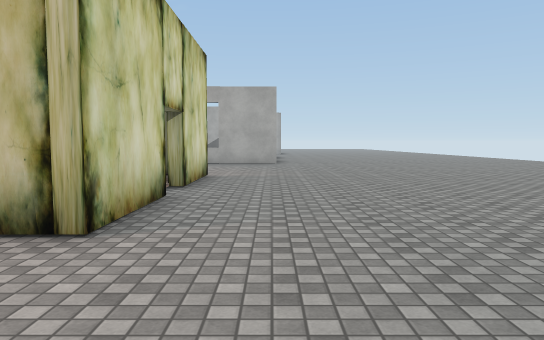
view 1 (above)

24 first-person views from a walk through a scene from a Unity 3-D project. The camera is 1.4 m above the floor, tilts 4° down and sees 70° across. Doors are open. The floor is counted in squares, 2 m on a side. Each view is taken from the middle of a square. On the plan, view 1 faces up. The plan holds only what a view shows up to about 11 squares ahead; the rest is blank. The place goes on beyond the plan. The player character is not drawn. Some surface patterns are stand-ins.

view 2
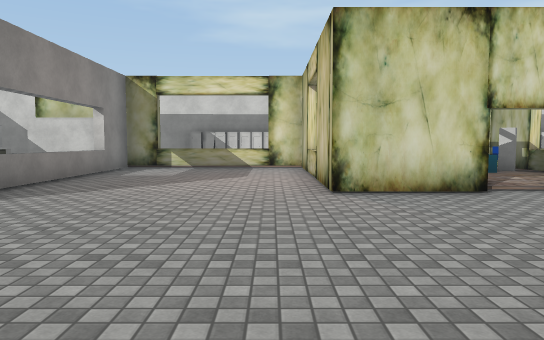

view 3
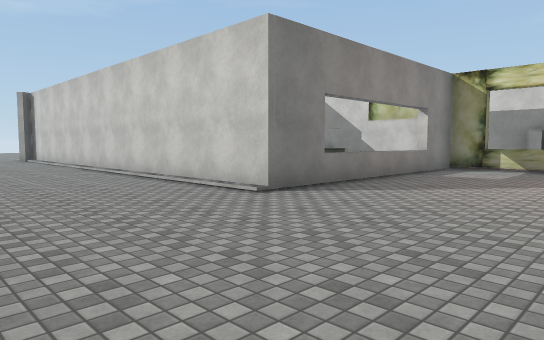

view 4
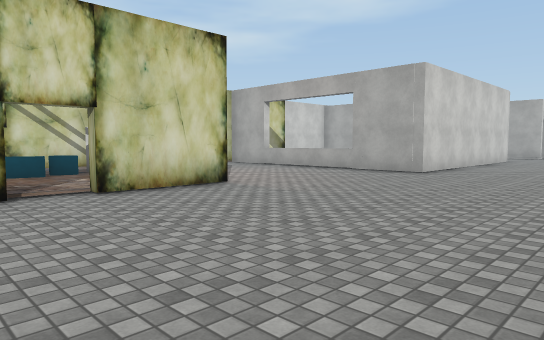

view 5
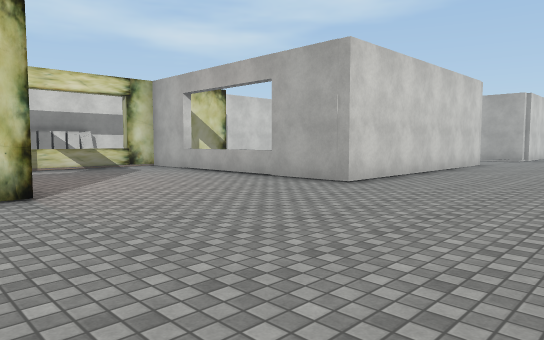

view 6
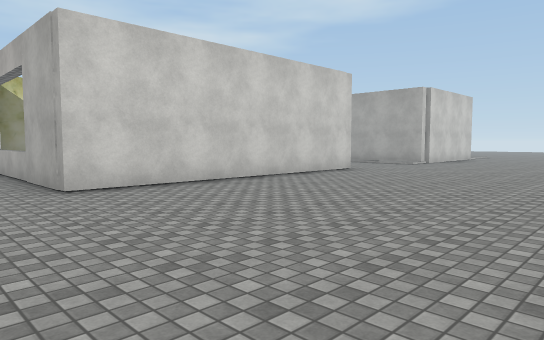

view 7
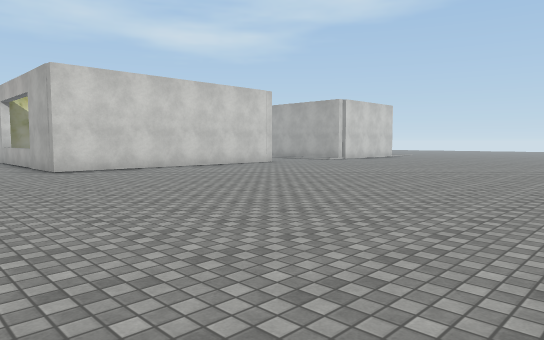

view 8
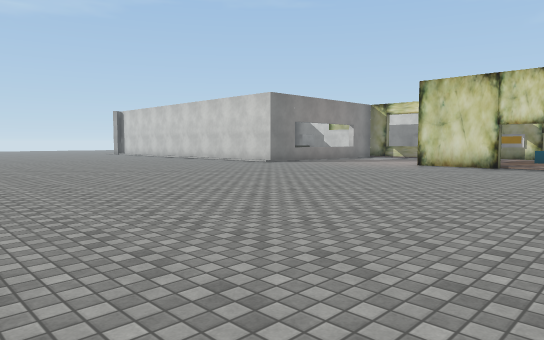

view 9
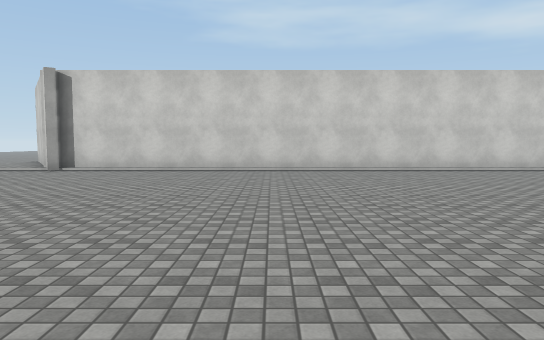

view 10
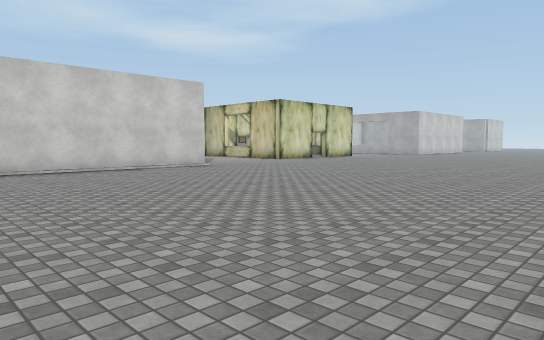

view 11
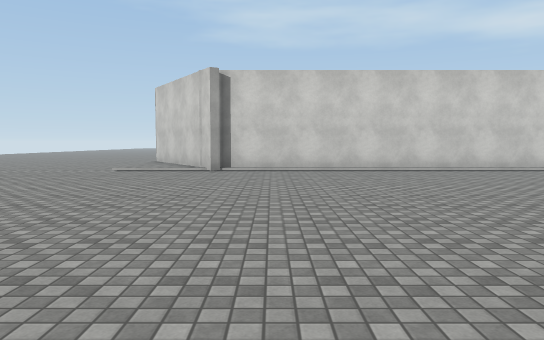

view 12
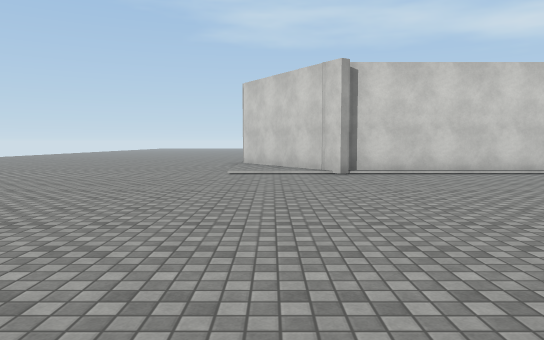

view 13
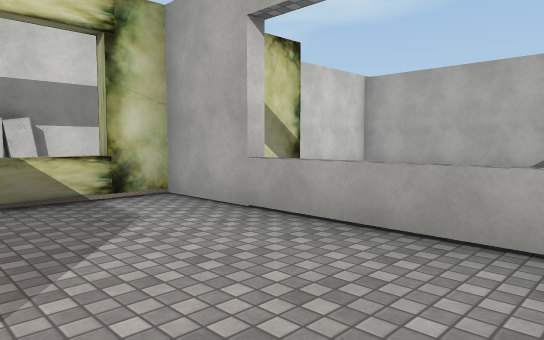

view 14
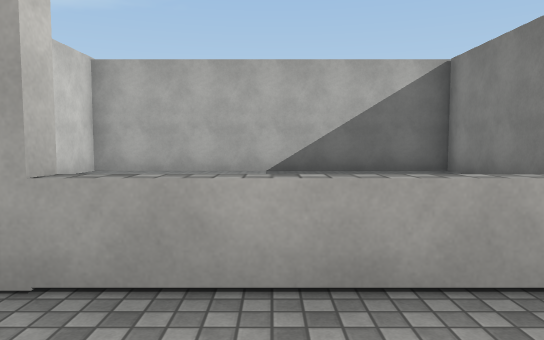

view 15
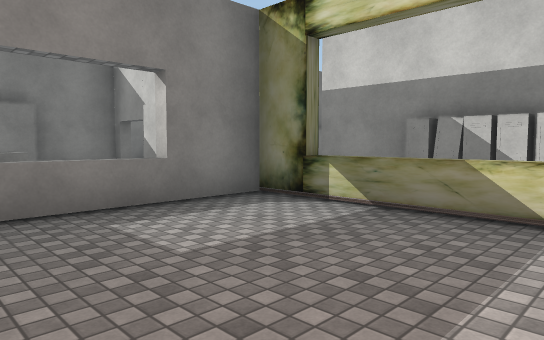

view 16
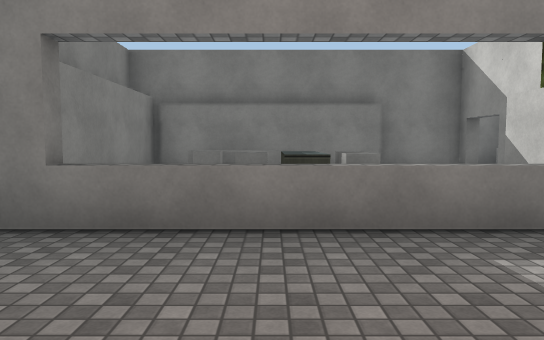

view 17
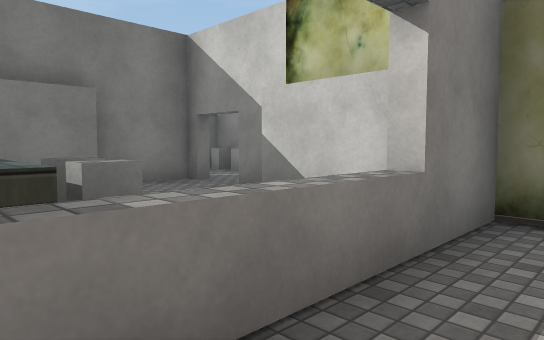

view 18
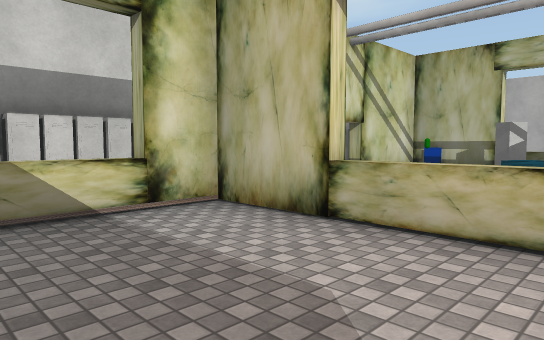

view 19
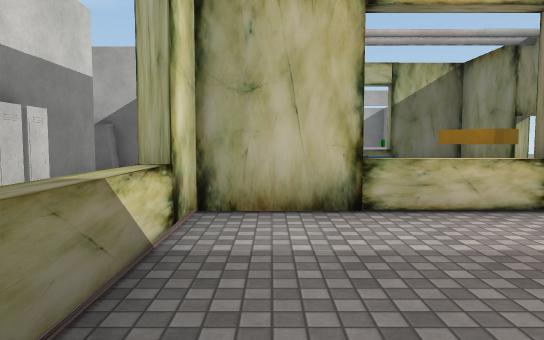

view 20
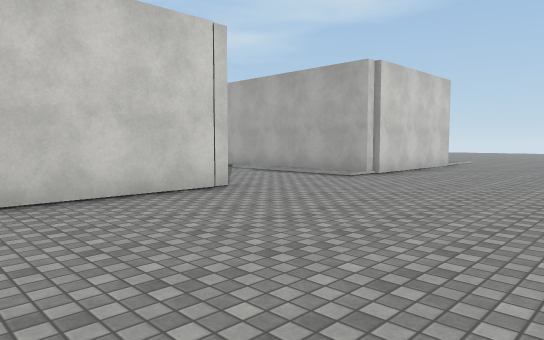

view 21
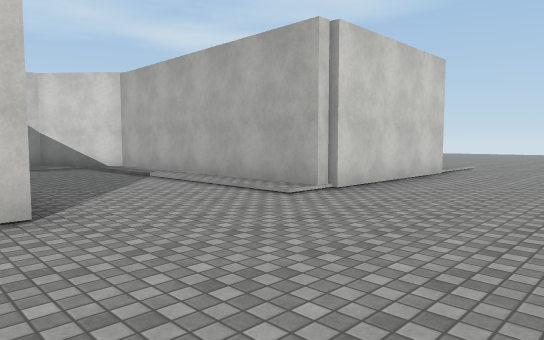

view 22
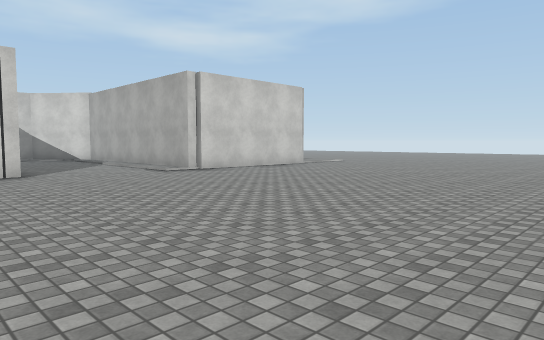

view 23
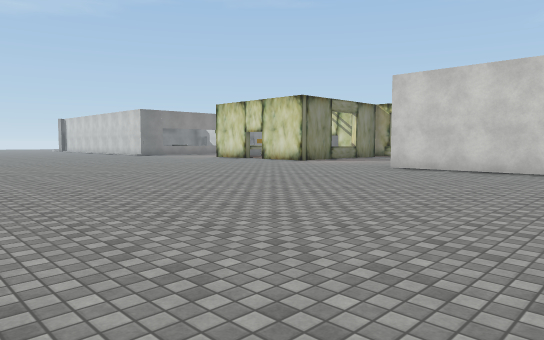

view 24
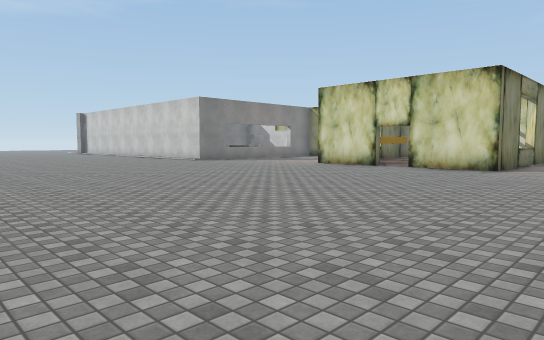

### Floor plan
Key: @ floor where view 1 was taken; # wall or solid block; . main floor; : floor 0.25 m higher than the main floor; / step, stairs or slope; D open door; ^ raised ledge; O other object.
Columns run from 9 left of view 1 to 10 right of it. Each row starts with its distance up from view 1.
 24   ########........
 23  ##///////........
 22  #/...............
 21  # ................
 20  #########.........
 19  #:::::::#.........
 18  #       #..........
 17  #       #..........
 16          #..........
 15   #      #..........
 14   #      #.........
 13   ##^^^^##..........
 12 ###.................
 11 #O^.................
 10  O^.................
  9    ................
  8 #O###^##............
  7 ### OO:#............
  6   # OO:DD...........
  5      O#DD...........
  4 #   ####...........
  3 #O###^##...........
  2 #O#................
  1 #O^................
  0 #O^......@.........
 -1 ###................
 -2 ####^^^^##.........
 -3    # :: ##.........
 -4   ## O  ##.........
 -5   #: O^O##.........
 -6   D:  ^^##..........
 -7  :########..........
 -8 O:       #..........
 -9 ##       #..........
-10          #.........
-11          #........
-12          #.........
-13          #..........
-14          #.........
-15         ##........
-16        ##:.........
-17        ///........

Where each view was taken, in squares from view 1:
view 1: 0 up, 0 right, facing up
view 2: 2 up, 4 right, facing left
view 3: 2 up, 4 right, facing down-left
view 4: 4 up, 4 right, facing up-left
view 5: 7 up, 4 right, facing up-left
view 6: 11 up, 6 right, facing up-left
view 7: 10 up, 10 right, facing up-left
view 8: 8 up, 10 right, facing down-left
view 9: 9 down, 10 right, facing left
view 10: 9 down, 10 right, facing up-left
view 11: 13 down, 10 right, facing left
view 12: 16 down, 9 right, facing left
view 13: 10 up, 2 left, facing up-left
view 14: 11 up, 4 left, facing up
view 15: 2 up, 3 left, facing down-left
view 16: 1 up, 3 left, facing down
view 17: 1 down, 3 left, facing down-left
view 18: 0 up, 3 left, facing up-left
view 19: 1 down, 6 left, facing up
view 20: 16 up, 5 right, facing up-left
view 21: 19 up, 4 right, facing up-left
view 22: 18 up, 9 right, facing up-left
view 23: 18 up, 10 right, facing down-left
view 24: 11 up, 9 right, facing down-left
